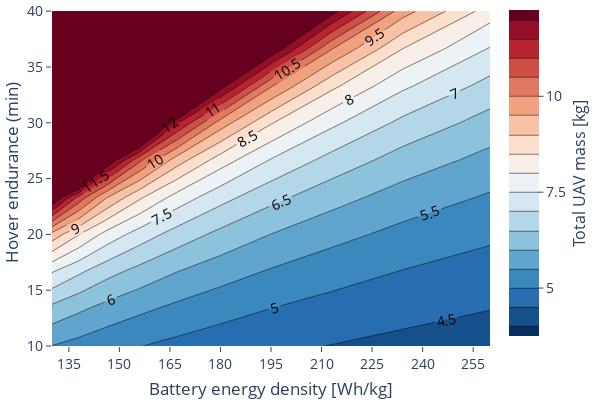

Write notebook code for a chart like this one.
### Code cell
# Plot DoE with Plotly

# Minor calculations on the dataframe for better plotting
df = df.drop(df[df.optim_failed == 1.0].index)
df["data:propulsion:multirotor:battery:energy:density"] = df["data:propulsion:multirotor:battery:energy"] / 3.6 / df["data:weight:propulsion:multirotor:battery:mass"]
df["data:propulsion:multirotor:battery:energy:density"] = df["data:propulsion:multirotor:battery:energy:density"].astype(int)

# Set variables to plot
x_name = "data:propulsion:multirotor:battery:energy:density"
y_name = "mission:sizing:main_route:hover:duration"
z_name = "data:weight:mtow"

# Reshape data into a grid
x_vals = sorted(df[x_name].unique())
y_vals = sorted(df[y_name].unique())
z_grid = df.pivot(index=y_name, columns=x_name, values=z_name).values

# Create the contour plot    
fig = go.Figure()
fig.add_trace(go.Contour(
    x=x_vals, y=y_vals, z=z_grid, 
    connectgaps=True,
    line_smoothing=0.0,
    contours=dict(start=4.0, end=12, size=0.5, showlabels=True),
    colorbar=dict(
        title='Total UAV mass [kg]', # title here
        titleside='right',
        titlefont=dict(size=16),
        ticks='outside'
    ),
    colorscale='RdBu_r'
))

# Update layout
fig.update_layout(title=None, width=600, height=400, paper_bgcolor='rgba(0,0,0,0)',  plot_bgcolor='rgba(0,0,0,0)', font=dict(size=14),
                 margin=dict(l=10, r=10, t=0, b=0))
fig.update_xaxes(title='Battery energy density [Wh/kg]', ticks='outside', dtick=15, range=[130,260])
fig.update_yaxes(title='Hover endurance (min)', ticks='outside', range=[10,41])

# Display the plot
fig.show()

### Figure 1 — Plotly figure (JSON) as saved in the notebook; plotly's stock layout.template omitted (floating-point values rounded to 4 significant figures)
{"data": [{"colorbar": {"ticks": "outside", "title": {"font": {"size": 16}, "side": "right", "text": "Total UAV mass [kg]"}}, "colorscale": [[0, "rgb(5,48,97)"], [0.1, "rgb(33,102,172)"], [0.2, "rgb(67,147,195)"], [0.3, "rgb(146,197,222)"], [0.4, "rgb(209,229,240)"], [0.5, "rgb(247,247,247)"], [0.6, "rgb(253,219,199)"], [0.7, "rgb(244,165,130)"], [0.8, "rgb(214,96,77)"], [0.9, "rgb(178,24,43)"], [1, "rgb(103,0,31)"]], "connectgaps": true, "contours": {"end": 12, "showlabels": true, "size": 0.5, "start": 4}, "line": {"smoothing": 0}, "type": "contour", "x": [130, 138, 146, 156, 167, 180, 195, 213, 234, 261], "y": [10, 13.33, 16.67, 20, 23.33, 26.67, 30, 33.33, 36.67, 40], "z": [[5.491, 5.322, 5.163, 5.013, 4.871, 4.736, 4.608, 4.487, 4.372, 4.263], [6.356, 6.083, 5.832, 5.599, 5.383, 5.182, 4.995, 4.821, 4.658, 4.505], [7.536, 7.085, 6.686, 6.33, 6.01, 5.719, 5.452, 5.207, 4.983, 4.777], [9.328, 8.51, 7.84, 7.276, 6.791, 6.368, 5.994, 5.66, 5.357, 5.084], [12.7, 10.84, 9.556, 8.586, 7.816, 7.183, 6.649, 6.19, 5.788, 5.432], [null, 16.4, 12.64, 10.62, 9.261, 8.256, 7.468, 6.826, 6.288, 5.827], [null, null, null, 14.72, 11.59, 9.782, 8.543, 7.614, 6.881, 6.279], [null, null, null, null, 16.9, 12.28, 10.06, 8.634, 7.602, 6.806], [null, null, null, null, null, 18.53, 12.52, 10.04, 8.514, 7.434], [null, null, null, null, null, null, 18.45, 12.22, 9.727, 8.202]]}], "layout": {"font": {"size": 14}, "height": 400, "margin": {"b": 0, "l": 10, "r": 10, "t": 0}, "paper_bgcolor": "rgba(0, 0, 0, 0)", "plot_bgcolor": "rgba(0, 0, 0, 0)", "title": {}, "width": 600, "xaxis": {"dtick": 15, "range": [130, 260], "ticks": "outside", "title": {"text": "Battery energy density [Wh/kg]"}, "type": "linear"}, "yaxis": {"range": [10, 41], "ticks": "outside", "title": {"text": "Hover endurance (min)"}, "type": "linear"}}}
